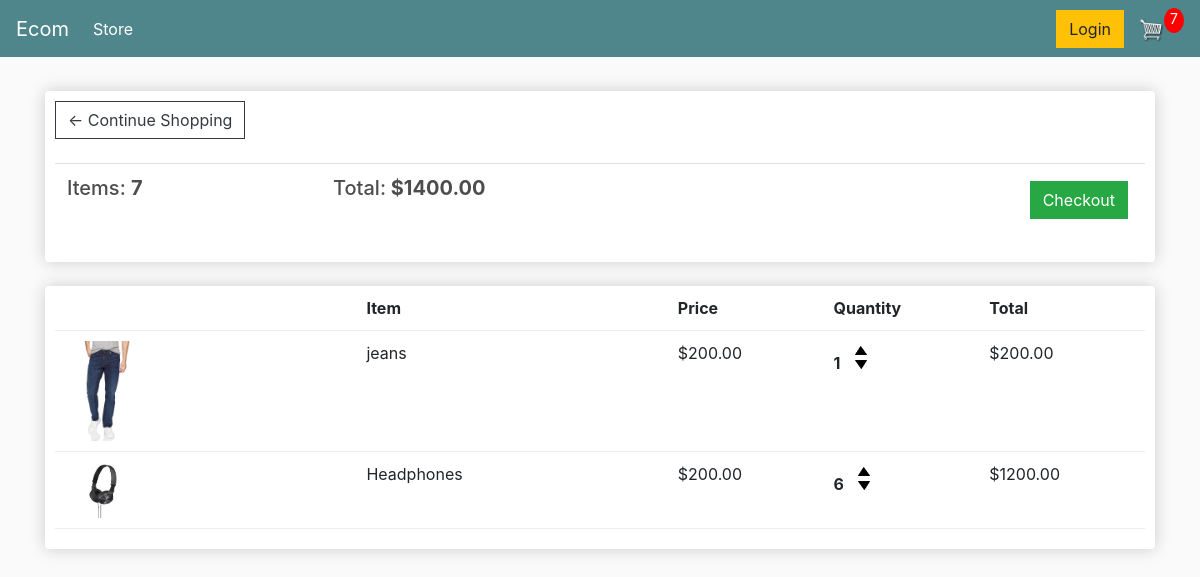
The app's page /cart/ (signed in) with its own data.
### store/models.py (models this page shows, shortened)
class Order(models.Model):
	customer = models.ForeignKey(Customer, on_delete=models.SET_NULL, null=True, blank=True)
	date_ordered = models.DateTimeField(auto_now_add=True)
	complete = models.BooleanField(default=False)
	transaction_id = models.CharField(max_length=100, null=True)
	@property
	def get_cart_total(self):
		orderitems = self.orderitem_set.all()
		total = sum([item.get_total for item in orderitems])
		return total
	@property
	def get_cart_items(self):
		orderitems = self.orderitem_set.all()
		total = sum([item.quantity for item in orderitems])
		return total

class OrderItem(models.Model):
    product = models.ForeignKey(Product, on_delete=models.SET_NULL, null=True)
    order = models.ForeignKey(Order, on_delete=models.SET_NULL, null=True)
    quantity = models.IntegerField(default=0)
    @property
    def get_total(self):
        if self.product:
            total = self.product.price * self.quantity
        else:
            total = 0
        return total

class Product(models.Model):
	name = models.CharField(max_length=200)
	price = models.FloatField()
	digital = models.BooleanField(default=False,null=True, blank=True)
	image = models.ImageField(null=True, blank=True)
	@property
	def imageURL(self):
		try:
			url = self.image.url
		except:
			url = ''
		return url

### store/views.py (the view)
# urls.py: path('cart/', views.cart, name="cart"),
def cart(request):
	data = cartData(request)
	cartItems = data['cartItems']
	order = data['order']
	items = data['items']
	context = {'items':items, 'order':order, 'cartItems':cartItems}
	return render(request, 'store/cart.html', context)

### store/utils.py (called while the page is built)
def cartData(request):
	if request.user.is_authenticated:
		customer = request.user.customer
		order, created = Order.objects.get_or_create(customer=customer, complete=False)
		items = order.orderitem_set.all()
		cartItems = order.get_cart_items
	else:
		cookieData = cookieCart(request)
		cartItems = cookieData['cartItems']
		order = cookieData['order']
		items = cookieData['items']
	return {'cartItems':cartItems ,'order':order, 'items':items}

### store/templates/store/cart.html
{% extends 'store/main.html' %}
{% load static %}
{% block content %}
	<div class="row">
		<div class="col-lg-12">
			<div class="box-element">
				<a  class="btn btn-outline-dark" href="{% url 'store' %}">&#x2190; Continue Shopping</a>
				<br>
				<br>
				<table class="table">
					<tr>
						<th><h5>Items: <strong>{{order.get_cart_items}}</strong></h5></th>
						<th><h5>Total:<strong> ${{order.get_cart_total|floatformat:2}}</strong></h5></th>
						<th>
							<a  style="float:right; margin:5px;" class="btn btn-success" href="{% url 'checkout' %}">Checkout</a>
						</th>
					</tr>
				</table>
			</div>
			<br>
			<div class="box-element">
				<div class="cart-row">
					<div style="flex:2"></div>
					<div style="flex:2"><strong>Item</strong></div>
					<div style="flex:1"><strong>Price</strong></div>
					<div style="flex:1"><strong>Quantity</strong></div>
					<div style="flex:1"><strong>Total</strong></div>
				</div>
				{% for item in items %}
				<div class="cart-row">
					<div style="flex:2"><img class="row-image" src="{{item.product.imageURL}}"></div>
					<div style="flex:2"><p>{{item.product.name}}</p></div>
					<div style="flex:1"><p>${{item.product.price|floatformat:2}}</p></div>
					<div style="flex:1">
						<p class="quantity">{{item.quantity}}</p>
						<div class="quantity">
							<img data-product="{{item.product.id}}" data-action="add" class="chg-quantity update-cart" src="{% static  'images/arrow-up.png' %}">
							<img data-product="{{item.product.id}}" data-action="remove" class="chg-quantity update-cart" src="{% static  'images/arrow-down.png' %}">
						</div>
					</div>
					<div style="flex:1"><p>${{item.get_total|floatformat:2}}</p></div>
				</div>
				{% endfor %}
			</div>
		</div>
	</div>
{% endblock content %}

### static/css/main.css (style rules this page uses)
body { background-color: hsl(0, 0%, 98%); }
h1,h2,h3,h4,h5,h6 { color:hsl(0, 0%, 30%); }
.box-element { box-shadow:hsl(0, 0%, 80%) 0 0 16px; background-color: #fff; border-radius: 4px; padding: 10px; }
.col-lg-4, .col-lg-6, .col-lg-8, .col-lg-12 { margin-top: 10px; }
.btn { border-radius: 0; }
.row-image { width: 100px; }
.cart-row { display: flex; align-items: flex-stretch; padding-bottom: 10px; margin-bottom: 10px; border-bottom: 1px solid #ececec; }
.quantity { display: inline-block; font-weight: 700; padding-right:10px; }
.chg-quantity { width: 12px; cursor: pointer; display: block; margin-top: 5px; transition:.1s; }

### records on screen
Order: get_cart_items "7", get_cart_total "1400.00"
OrderItem: product.imageURL (picture), product.name "jeans", product.price "200.00", quantity "1", get_total "200.00"
OrderItem: product.imageURL (picture), product.name "Headphones", product.price "200.00", quantity "6", get_total "1200.00"

### other values on screen
{{ cartItems }} "7"
